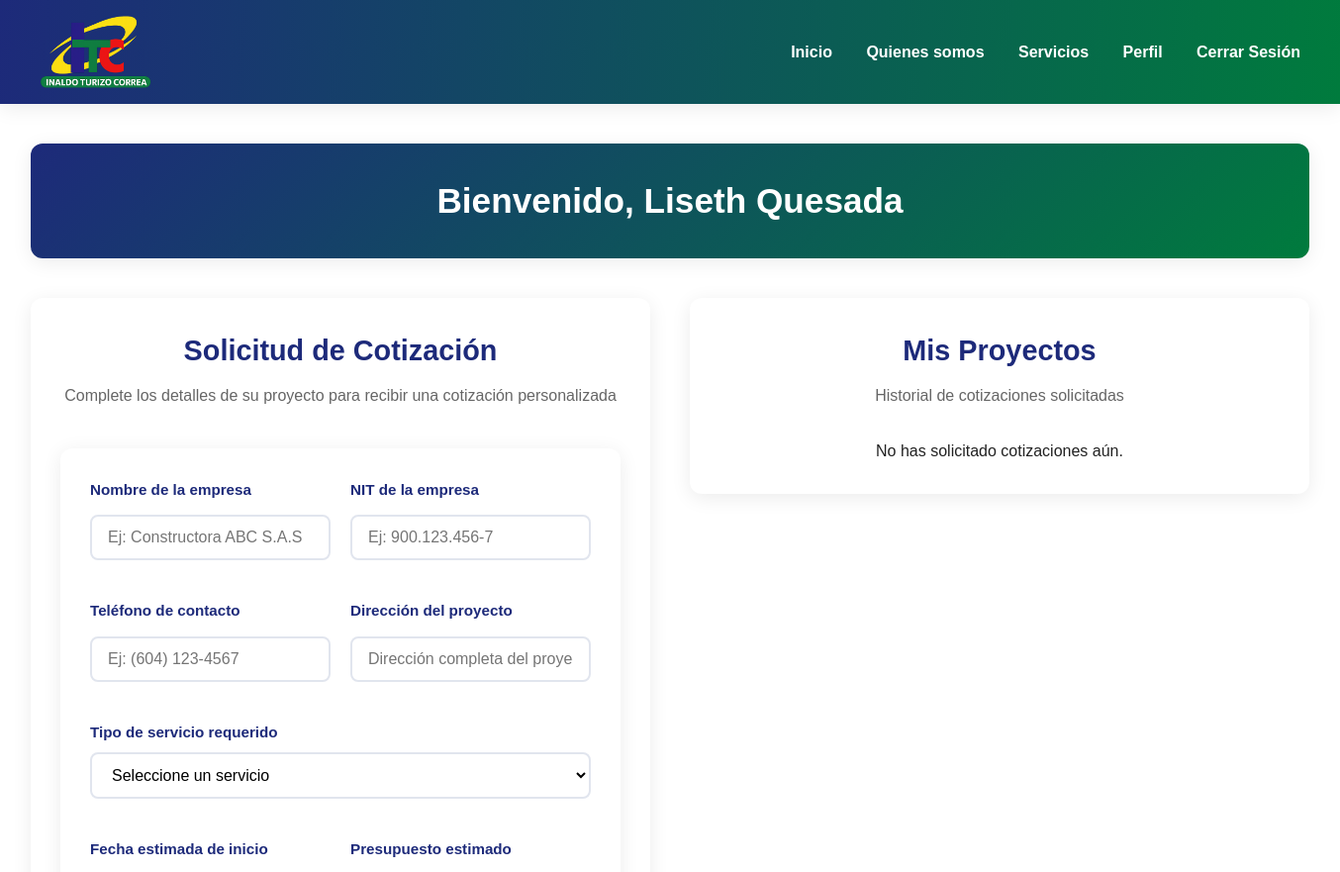
/user (signed in, upper part), run on an earlier commit of the app's database.
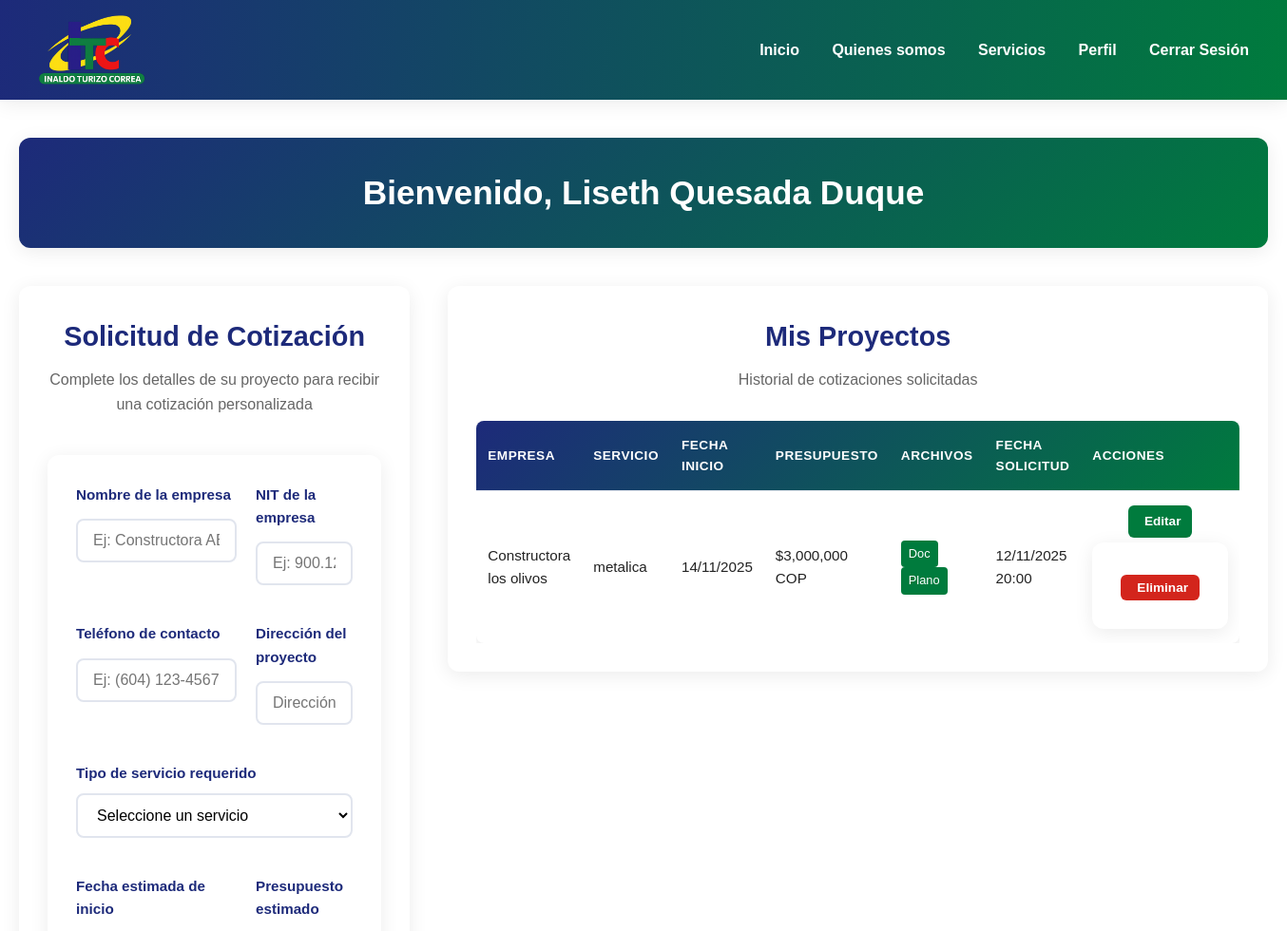
And on a later commit of the database.
### app.py (models this page shows)
class User(UserMixin, db.Model):
    id = db.Column(db.Integer, primary_key=True)
    nombre = db.Column(db.String(100), nullable=False)
    email = db.Column(db.String(100), unique=True, nullable=False)
    password = db.Column(db.String(200), nullable=False)
    rol = db.Column(db.String(20), nullable=False, default='usuario')
    proyectos = db.relationship('Proyecto', backref='usuario', lazy=True)

class Proyecto(db.Model):
    id = db.Column(db.Integer, primary_key=True)
    nombre_empresa = db.Column(db.String(100), nullable=False)
    nit_empresa = db.Column(db.String(20), nullable=False)
    telefono = db.Column(db.String(20), nullable=False)
    direccion = db.Column(db.String(200), nullable=False)
    servicio = db.Column(db.String(50), nullable=False)
    fecha = db.Column(db.Date, nullable=False)
    presupuesto = db.Column(db.Float, nullable=False)
    descripcion = db.Column(db.Text, nullable=False)
    archivo_tecnico = db.Column(db.String(200))  # Ruta del archivo subido
    plano = db.Column(db.String(200))  # Ruta del plano subido
    user_id = db.Column(db.Integer, db.ForeignKey('user.id'), nullable=False)
    fecha_creacion = db.Column(db.DateTime, default=db.func.current_timestamp())

### app.py (the view)
@app.route('/user')
@login_required
def user_dashboard():
    if current_user.rol == 'admin':
        return redirect(url_for('admin_dashboard'))
    proyectos = Proyecto.query.filter_by(user_id=current_user.id).all()
    return render_template('user_dashboard.html', proyectos=proyectos)

### app.py (called while the page is built)
@login_manager.user_loader
def load_user(user_id):
    return User.query.get(int(user_id))

### templates/user_dashboard.html (shortened to what this page needs)
{% extends "base.html" %}
{% block content %}
<div class="dashboard-container">
    <section class="dashboard-header">
        <div class="welcome-card">
            <h1>Bienvenido, {{ current_user.nombre }}</h1>
        </div>
    </section>
<div class="dashboard-grid">
    <section class="cotizacion-panel">
        <div class="form-card">
            {% if proyecto_editar %}
            <h2>Editar Proyecto</h2>
            <p class="form-subtitle">Modifica los detalles de tu proyecto</p>
            {% else %}
            <h2>Solicitud de Cotización</h2>
            <p class="form-subtitle">Complete los detalles de su proyecto para recibir una cotización personalizada</p>
            {% endif %}
            <form action="{% if proyecto_editar %}{{ url_for('editar_proyecto', proyecto_id=proyecto_editar.id) }}{% else %}{{ url_for('cotizacion') }}{% endif %}" method="POST" enctype="multipart/form-data" class="cotizacion-form">
                <div class="form-grid">
                    <div class="form-group">
                        <label>Nombre de la empresa</label>
                        <input type="text" name="nombre_empresa" value="{% if proyecto_editar %}{{ proyecto_editar.nombre_empresa }}{% endif %}" required placeholder="Ej: Constructora ABC S.A.S">
                    </div>
                    <div class="form-group">
                        <label>NIT de la empresa</label>
                        <input type="text" name="nit_empresa" value="{% if proyecto_editar %}{{ proyecto_editar.nit_empresa }}{% endif %}" required placeholder="Ej: 900.123.456-7">
                    </div>
                    <div class="form-group">
                        <label>Teléfono de contacto</label>
                        <input type="tel" name="telefono" value="{% if proyecto_editar %}{{ proyecto_editar.telefono }}{% endif %}" required placeholder="Ej: (604) 123-4567">
                    </div>
                    <div class="form-group">
                        <label>Dirección del proyecto</label>
                        <input type="text" name="direccion" value="{% if proyecto_editar %}{{ proyecto_editar.direccion }}{% endif %}" required placeholder="Dirección completa del proyecto">
                    </div>
                    <div class="form-group full-width">
                        <label>Tipo de servicio requerido</label>
                        <select name="servicio" required>
                            <option value="">Seleccione un servicio</option>
                        </select>
                    </div>
                    <div class="form-group">
                        <label>Fecha estimada de inicio</label>
                    </div>
                    <div class="form-group">
                        <label>Presupuesto estimado</label>
                    </div>
                </div>
            </form>
        </div>
    </section>
    <section class="proyectos-panel">
        <div class="proyectos-card">
            <h2>Mis Proyectos</h2>
            <p class="form-subtitle">Historial de cotizaciones solicitadas</p>
            {% if proyectos %}
                <div class="proyectos-table-container">
                    <table class="proyectos-table">
                        <thead>
                            <tr>
                                <th>Empresa</th>
                                <th>Servicio</th>
                                <th>Fecha Inicio</th>
                                <th>Presupuesto</th>
                                <th>Archivos</th>
                                <th>Fecha Solicitud</th>
                                <th>Acciones</th>
                            </tr>
                        </thead>
                        <tbody>
                            {% for proyecto in proyectos %}
                            <tr>
                                <td>{{ proyecto.nombre_empresa }}</td>
                                <td>{{ proyecto.servicio }}</td>
                                <td>{{ proyecto.fecha.strftime('%d/%m/%Y') }}</td>
                                <td>${{ "{:,.0f}".format(proyecto.presupuesto) }} COP</td>
                                <td>
                                    {% if proyecto.archivo_tecnico %}
                                        <a href="{{ url_for('download_file', filename=proyecto.archivo_tecnico) }}" class="file-link" download>Doc</a>
                                    {% endif %}
                                    {% if proyecto.plano %}
                                        <a href="{{ url_for('download_file', filename=proyecto.plano) }}" class="file-link" download>Plano</a>
                                    {% endif %}
                                </td>
                                <td>{{ proyecto.fecha_creacion.strftime('%d/%m/%Y %H:%M') }}</td>
                                <td>
                                    <div class="action-buttons">
                                        <div class="action-column">
                                            <a href="{{ url_for('editar_proyecto', proyecto_id=proyecto.id) }}" class="btn-action btn-edit" title="Editar">
                                                 Editar
                                            </a>
                                            <form method="POST" action="{{ url_for('eliminar_proyecto', proyecto_id=proyecto.id) }}" class="delete-form" onsubmit="return confirm('¿Estás seguro de que deseas eliminar este proyecto?');">
                                                <button type="submit" class="btn-action btn-delete" title="Eliminar">
                                                     Eliminar
                                                </button>
                                            </form>
                                        </div>
                                    </div>
                                </td>
                            </tr>
                            {% endfor %}
                        </tbody>
                    </table>
                </div>
            {% else %}
                <p>No has solicitado cotizaciones aún.</p>
            {% endif %}
        </div>
    </section>
</div>
</div>
{% endblock %}

### templates/base.html (shortened to what this page needs)
<!DOCTYPE html>
<html lang="es">
<head>
    <link rel="stylesheet" href="{{ url_for('static', filename='css/style.css') }}">
</head>
<body>
    <header class="navbar">
        <img src="{{ url_for('static', filename='img/LogoITC.png') }}" alt="INALDO TURIZO CORREA">
        <nav class="menu">
            <a href="{{ url_for('index') }}">Inicio</a>
            <a href="{{ url_for('quienes_somos') }}">Quienes somos</a>
            <a href="{{ url_for('servicios') }}">Servicios</a>
            {% if current_user.is_authenticated %}
                <a href="{{ url_for('user_dashboard') }}">Perfil</a>
                <a href="{{ url_for('logout') }}">Cerrar Sesión</a>
            {% else %}
                <a href="{{ url_for('login') }}">Ingresar</a>
            {% endif %}
        </nav>
    </header>
    {% block content %}{% endblock %}
</body>
</html>

What changed in the data, as far as the page shows it:
changed User: nombre "Liseth Quesada" → "Liseth Quesada Duque"
added Proyecto: nombre_empresa "Constructora los olivos", servicio "metalica", fecha "14/11/2025", presupuesto "3,000,000", fecha_creacion "12/11/2025 20:00"
Also different on the page:
text no longer shown: "No has solicitado cotizaciones aún."
text now shown: "EMPRESA SERVICIO FECHA INICIO PRESUPUESTO ARCHIVOS FECHA SOLICITUD ACCIONES"
